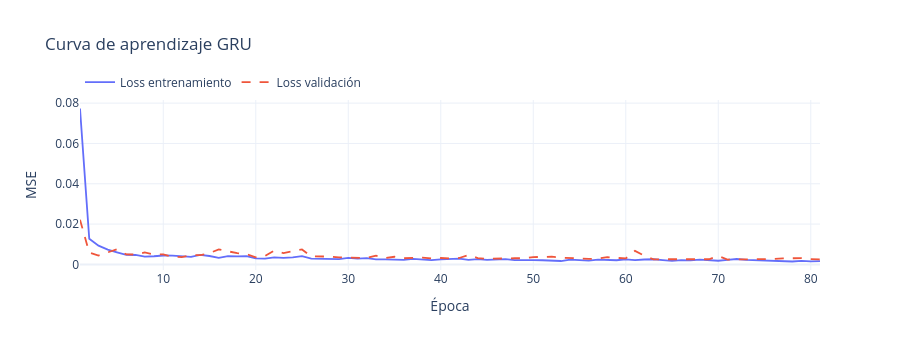
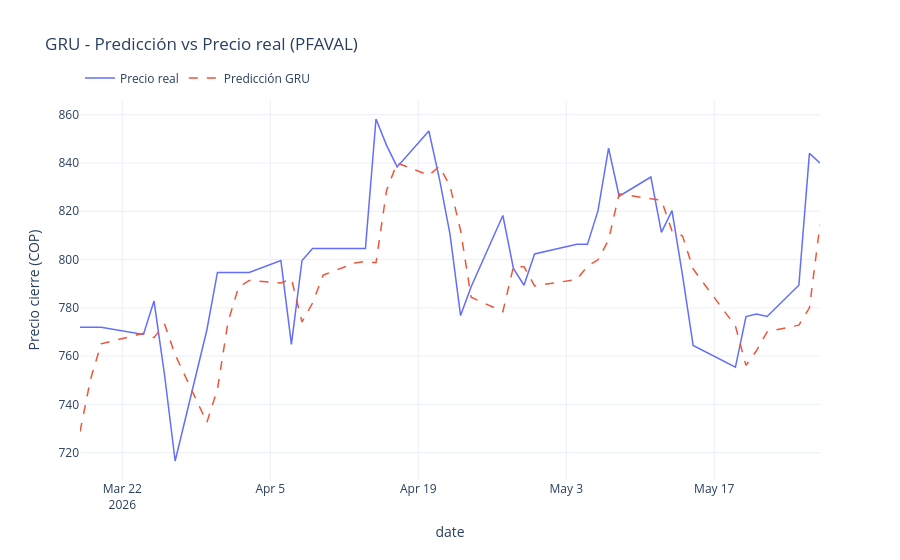

Notebook code cell kept with these figures, in order:
### Code cell
"""
Ejecuta el pipeline completo sobre df y muestra la curva de aprendizaje, la gráfica de predicción vs real, 
y el precio proyectado para el siguiente día hábil.
"""

X, y, scaler, serie_original = preparar_datos(df)
X_train, X_test, y_train, y_test = dividir_datos(X, y)

print(f"Muestras entrenamiento : {len(X_train)}")
print(f"Muestras prueba : {len(X_test)}")

modelo_gru = construir_modelo_gru()
historia = entrenar_modelo(modelo_gru, X_train, y_train)

# Curva de pérdida
fig = go.Figure()

fig.add_trace(
    go.Scatter(
        x=list(range(1, len(historia.history["loss"]) + 1)),
        y=historia.history["loss"],
        mode="lines",
        name="Loss entrenamiento",
        line=dict(width=1.8)
    )
)

fig.add_trace(
    go.Scatter(
        x=list(range(1, len(historia.history["val_loss"]) + 1)),
        y=historia.history["val_loss"],
        mode="lines",
        name="Loss validación",
        line=dict(width=1.8, dash="dash")
    )
)

fig.update_layout(
    title="Curva de aprendizaje GRU",
    xaxis_title="Época",
    yaxis_title="MSE",
    template="plotly_white",
    legend=dict(orientation="h", yanchor="bottom", y=1.02, xanchor="left", x=0),
    height=350
)

fig.show()

predicciones, reales = evaluar_y_graficar(modelo_gru, X_test, y_test, scaler, df)
predecir_proximo_dia(modelo_gru, df, scaler)
